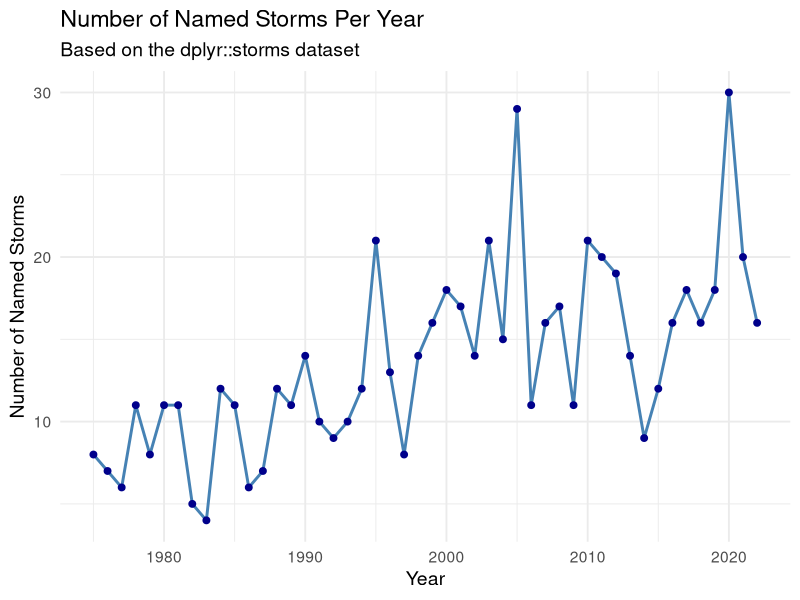

This chart was generated by the following R code:
## ---- chunk 1
#| include: false
suppressPackageStartupMessages(library(tidyverse))
## ---- chunk 2
storms %>%
  distinct(name, year) %>%
  count(year) %>%
  ggplot(aes(x = year, y = n)) +
  geom_line(color = "steelblue", linewidth = 1) +
  geom_point(color = "darkblue", size = 2) +
  labs(
    title = "Number of Named Storms Per Year",
    subtitle = "Based on the dplyr::storms dataset",
    x = "Year",
    y = "Number of Named Storms"
  ) +
  theme_minimal(base_size = 14)
